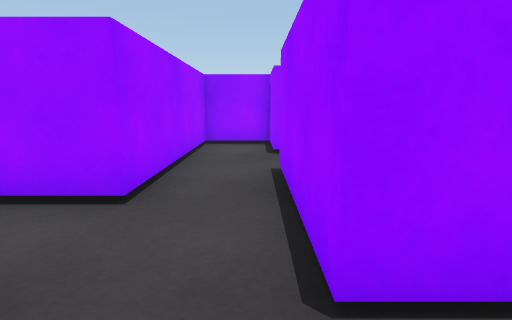
View 1 (above)

15 first-person views from a walk through a scene from a Unity 3-D project. The camera is 0.58 m above the floor, tilts 10° down and sees 80° across. The floor is counted in squares, 0.5 m on a side. Each view is taken from the middle of a square. On the plan, view 1 faces up. The plan holds only what a view shows up to about 13 squares ahead; the rest is blank. The place goes on beyond the plan.

View 2
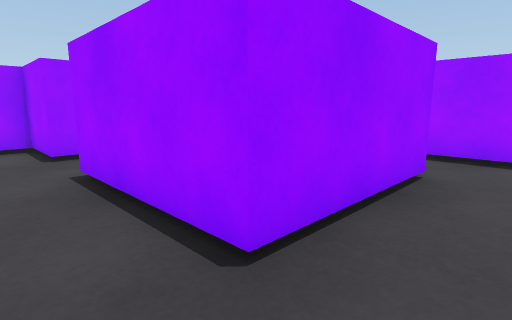

View 3
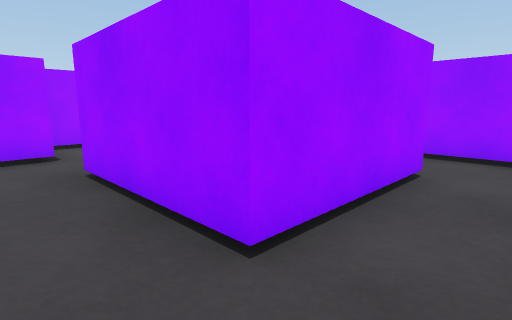

View 4
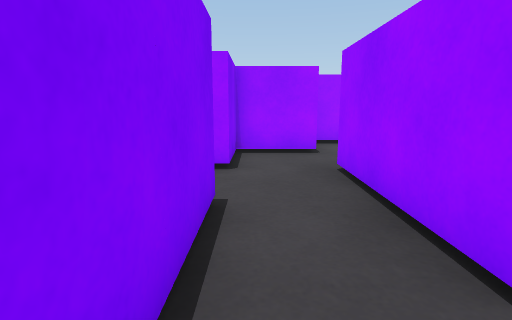

View 5
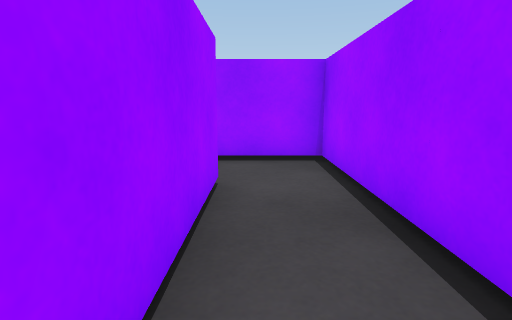

View 6
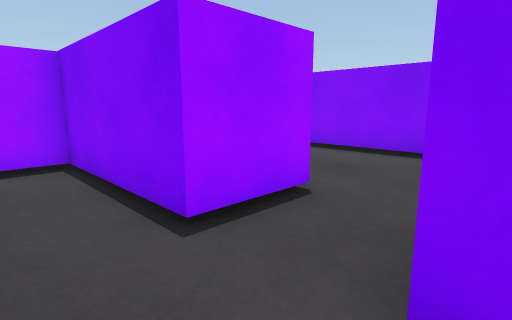

View 7
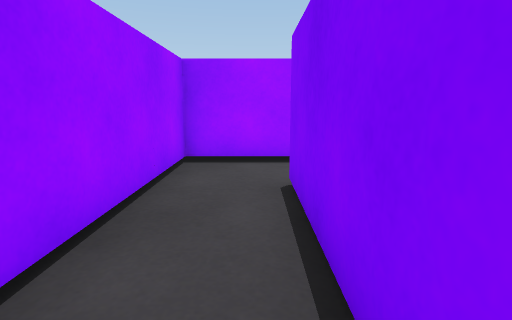

View 8
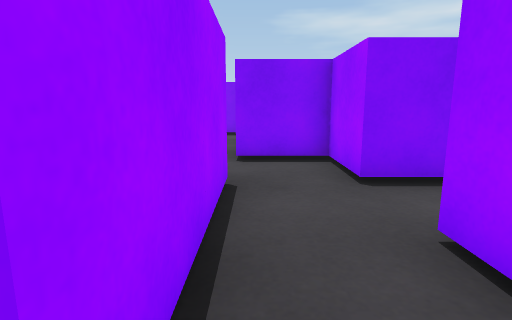

View 9
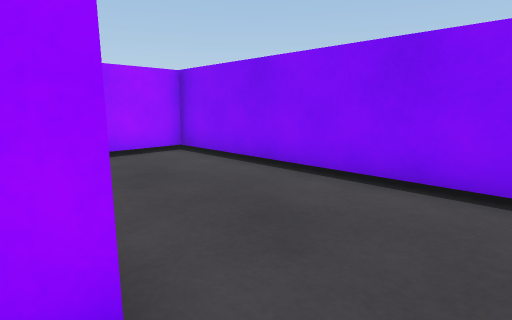

View 10
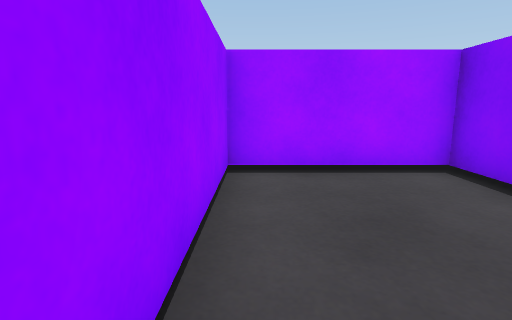

View 11
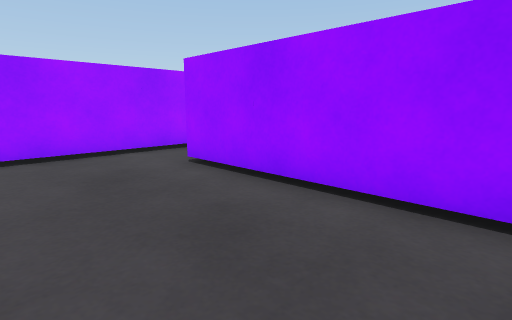

View 12
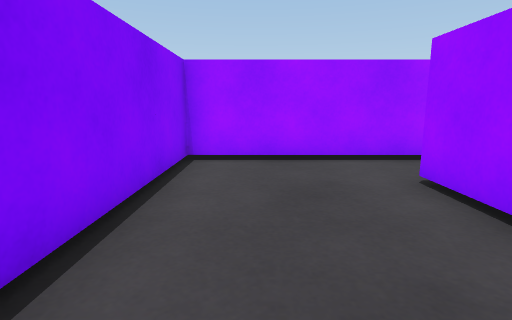

View 13
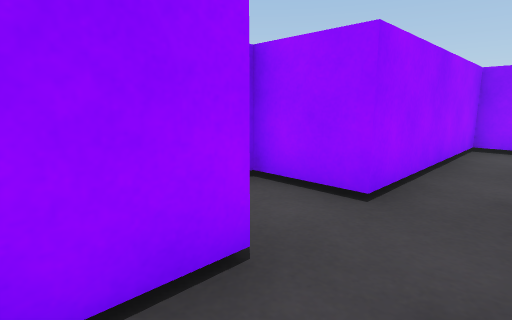

View 14
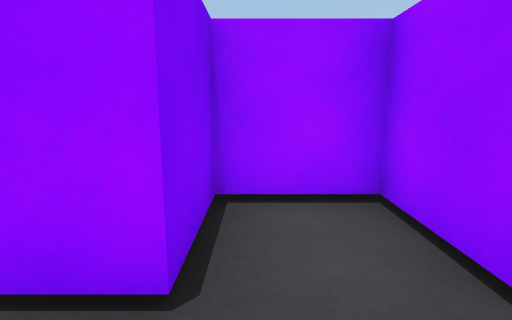

View 15
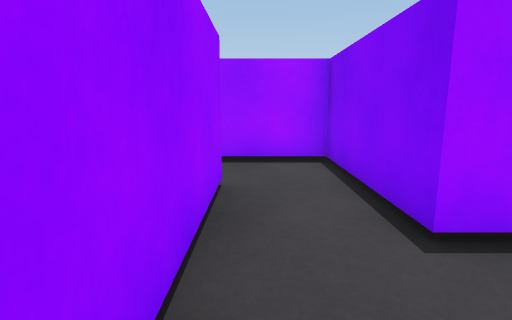

### Floor plan
Points are (right, up) in squares from view 1. A wall is a line through its corners. A room is listed if a view was taken in it or the views show most of it. See-through windows are left out.
Room 1 (views 1, 2, 6, 13, 14, 15)
walls: (-1.6, 3.5) (-3.6, 3.5) (-3.6, 1.5) (-1.6, 1.5) (-1.6, -0.5) (0.4, -0.5); (2.4, 1.5) (0.4, 1.5) (0.4, 3.5)
ways out: opening at (-0.5, 4.5) to room 2; opening at (3.5, 0.5) to room 2; opening at (1.5, -1.5) to room 3
Room 2 (views 3, 4, 5, 7, 8)
walls: (0.4, 3.5) (0.4, 5.5) (4.4, 5.5) (4.4, 1.5) (2.4, 1.5); (2.4, -0.5) (6.4, -0.5) (6.4, 7.5) (0.4, 7.5) (0.4, 9.5) (-1.6, 9.5) (-1.6, 3.5)
ways out: opening at (-0.5, 4.5) to room 1; opening at (3.5, 0.5) to room 1
Room 3 (views 9, 10, 11, 12)
walls: (0.4, -0.5) (0.4, -6.5) (8.4, -6.5) (8.4, -2.5) (2.4, -2.5) (2.4, -0.5)
ways out: opening at (1.5, -1.5) to room 1

Where each view was taken, in squares from view 1:
view 1: 0 up, 0 right, facing up
view 2: 0 up, 1 left, facing up-right
view 3: 0 up, 6 right, facing up-left
view 4: 0 up, 6 right, facing left
view 5: 1 up, 5 right, facing up
view 6: 1 up, 0 right, facing down-right
view 7: 6 up, 0 right, facing right
view 8: 6 up, 0 right, facing down
view 9: 2 down, 1 right, facing down-right
view 10: 3 down, 3 right, facing right
view 11: 6 down, 8 right, facing up-left
view 12: 5 down, 7 right, facing left
view 13: 0 up, 0 right, facing up-left
view 14: 2 up, 0 right, facing left
view 15: 1 up, 0 right, facing right
